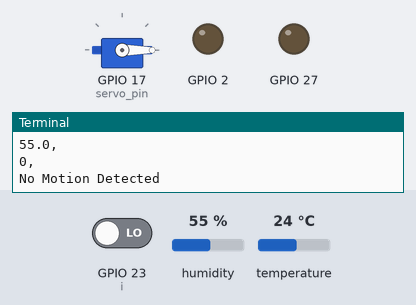
A program run on a simulated Raspberry Pi (BCM pin numbers). Shown: servo, output pins drawn as LEDs (lit = HIGH), the last lines printed to the terminal. The test bench sets the inputs (shaded band); at power-on: GPIO 23 (i) LOW, temperature 24 °C, humidity 55 %. The clock reads 2024-03-15 10:24:30 at power-on unless the program sets it; files the program writes start out absent; servo angles are drawn from the pulse width (0.5 ms = 0°, 2.5 ms = 180°).

Above: at 1.2 s.
1.3 s: GPIO 23 (i) driven HIGH
At 5.0 s:
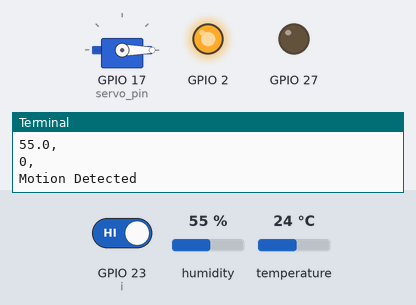
8.8 s: temperature set to 29.5 °C
13.1 s: temperature set to 30.6 °C
At 16.6 s:
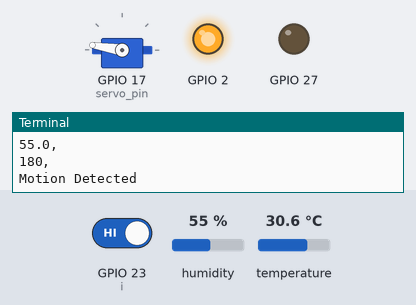
20.1 s: GPIO 23 (i) driven LOW
At 22.2 s:
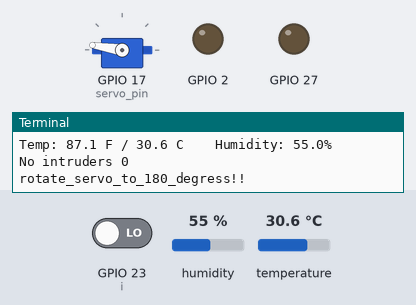
23.8 s: temperature set to 29.7 °C
27.5 s: temperature set to 28.2 °C
At 30.7 s:
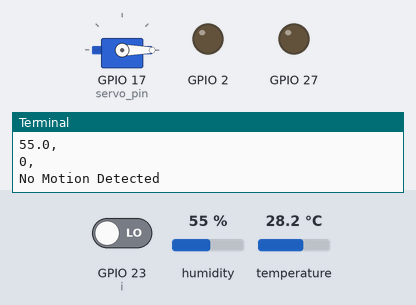
Timing chart, 0 to 32.2 s (numbered marks = the images above; inputs shaded):
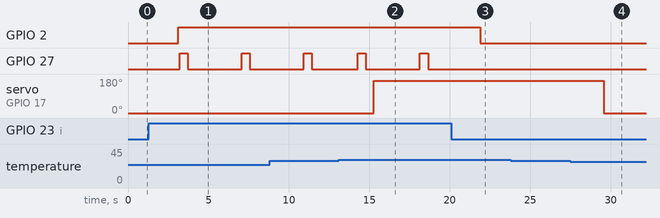

The program:

pir-dht22-servo.py
```python
# please install the libraries from here
# https://github.com/adafruit/Adafruit_CircuitPython_DHT

# adafruit libraries
import board
import adafruit_dht

import RPi.GPIO as GPIO
# setup the GPIO pin for the servo
servo_pin = 17
GPIO.setmode(GPIO.BCM)
GPIO.setup(servo_pin,GPIO.OUT)

# setup PWM process
pwm = GPIO.PWM(servo_pin,50) # 50 Hz (20 ms PWM period)
# Start PWM running, with value of 0 (pulse off)
pwm.start(0)

# setup for pir
GPIO.setup(23, GPIO.IN)                 #Read output from PIR motion sensor
GPIO.setup(2, GPIO.OUT)                 #LED output pin
GPIO.setup(27, GPIO.OUT)                #Set buzzer - pin 27 (27) as output

# time libraries
import time
from datetime import datetime

# path libraries
import os.path

# pwm = pulseio.PWMOut(board.D17, frequency=50)
# servo = servo.Servo(pwm, min_pulse=0, max_pulse=2000)

# Initial the dht device, with data pin connected to:
dhtDevice = adafruit_dht.DHT22(board.D4)

# you can pass DHT22 use_pulseio=False if you wouldn't like to use pulseio.
# This may be necessary on a Linux single board computer like the Raspberry Pi,
# but it will not work in CircuitPython.
# dhtDevice = adafruit_dht.DHT22(board.D18, use_pulseio=False)

motion_status = ' '
degrees = 0

# function tthat writes readings to csv
def write_content_to_csv():
    print("writing content to csv!!!")
    f = open(path + folder_name + csv_file_name, "a+")
    for i in range(0, len(list_to_file)):
        print(list_to_file[i])
        # saves each reading on csv
        f.write(list_to_file[i])

    # adds new line for next reading
    f.write("\r\n")
    # cleans lists for next reading
    list_to_file.clear()
    f.close()

def rotate_servo_to_zero_degrees():
    print("rotate_servo_to_zero_degrees!!")
    pwm.ChangeDutyCycle(2+(0.0/18))
    time.sleep(0.5)
    pwm.ChangeDutyCycle(0)

def rotate_servo_to_180_degress():
    print("rotate_servo_to_180_degress!!")
    pwm.ChangeDutyCycle(2+(180.0/18))
    time.sleep(0.5)
    pwm.ChangeDutyCycle(0)

# functions that activates and deactivates buzzer
def triggerbuffer():
    #beeping
    GPIO.output(27, GPIO.HIGH)
    print ("Beeping")
    time.sleep(0.5)
    #no beeping
    GPIO.output(27, GPIO.LOW)
    print ("No Beep")
    time.sleep(0.5)


while True:
    try:

        # list of values to be saved on csv
        list_to_file = []

        # Print the values to the serial port
        temperature_c = dhtDevice.temperature
        temperature_f = temperature_c * (9 / 5) + 32
        humidity = dhtDevice.humidity
        print(
            "Temp: {:.1f} F / {:.1f} C    Humidity: {}% ".format(
                temperature_f, temperature_c, humidity
            )
        )

        # pir section
        i = GPIO.input(23)
        if i == 0:                             #When output from motion sensor is LOW
            print("No intruders",i)
            GPIO.output(2, GPIO.LOW)          #Turn OFF LED
            time.sleep(0.1)                      # Delay in seconds
            #no beeping
            GPIO.output(27, GPIO.LOW)
            motion_status = 'No Motion Detected'
        elif i == 1:                           #When output from motion sensor is HIGH
            # while (GPIO.input(23) == 1):
            if(GPIO.input(23) == 1):
                motion_status = 'Motion Detected'
                print("Intruder detected",i)
                GPIO.output(2, GPIO.HIGH)      #Turn ON LED
                time.sleep(0.1)
                triggerbuffer();

        # servo angle based on temperature
        if((temperature_c >= 24.0) and (temperature_c <= 29.0)):
            rotate_servo_to_zero_degrees()
            degrees = 0
        elif(temperature_c >= 30.0):
            rotate_servo_to_180_degress()
            degrees = 180

        # folder creation
        # each month a folder will be create with the format December-2020, January-2021 etc..
        now = datetime.now()
        date = now.strftime("%d/%m/%Y")
        current_month = now.strftime('%B')
        current_year = now.strftime("%Y")
        current_time = now.strftime("%H:%M:%S")
        folder_name = current_month + '-' + current_year + '/'

        # checks if folder already exists
        path = "/home/pi/Desktop/dht22/"
        if not os.path.exists(path + folder_name):
            print("Folder does not exist, creating...")
            os.makedirs(path + folder_name)
        else:
            print("Folder exists")

        # csv creation
        headers = "Date,Time,Temperature,Humidity,Servo Rotation (Degrees),Motion Status" + "\r\n"
        # each file will have as format 01-12-2020.csv and so on
        csv_file_name = now.strftime("%d-%m-%Y") + ".csv"

        list_to_file.append(str(date) + ",")
        list_to_file.append(str(current_time) + ",")
        list_to_file.append(str(temperature_c) + ",")
        list_to_file.append(str(humidity) + ",")
        list_to_file.append(str(degrees) + ",")
        list_to_file.append(motion_status)

        # checks if file already exists
        if(os.path.isfile(path + folder_name + csv_file_name)):
            print("File exists")
            write_content_to_csv()
        else:
            print("File does not exist, creating...")
            # creates file including headers
            f = open(path + folder_name + csv_file_name, "a+")
            f.write(headers)
            f.close()
            write_content_to_csv()

    except RuntimeError as error:
        # Errors happen fairly often, DHT's are hard to read, just keep going
        print(error.args[0])
        time.sleep(2.0)
        continue
    except Exception as error:
        dhtDevice.exit()
        raise error
    time.sleep(2.0)
```

Measured:
- the behaviour switches between 29.9 and 30 °C on temperature (found by bisection; images 1 and 2)
- the behaviour switches between 29.1 and 29 °C on temperature (found by bisection; images 3 and 4)
- after the input at 1.3 s, GPIO 2: LOW → HIGH after 1.8 s; GPIO 27: alternates HIGH for 0.50 s and LOW for 3.4 s, starting after 1.9 s
- after the input at 13.1 s, servo on GPIO 17 (servo_pin): 0° → 171° after 2.2 s
- after the input at 20.1 s, GPIO 2: HIGH → LOW after 1.8 s; GPIO 27: stays LOW (without the input it goes to HIGH after 1.9 s)
- after the input at 27.5 s, servo on GPIO 17 (servo_pin): 171° → 0° after 2.1 s
